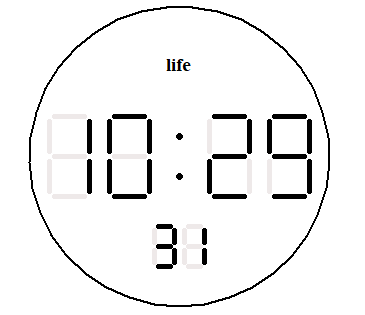

Write Python code to recreate this figure.
import turtle
from datetime import datetime


class DigitalTube:
    def __init__(self, pos, digit=0):
        """
        pos: the start pos of this digit(the begin point of "a" tube).
        digit : number for showing.
        """
        self.__digit = digit
        self.__pos = pos
        '''
        __changed: if this value is True, it means digit has been changed.
        _line_len: length of a tube.
        _pen_size: size of pen. 
        Obviously, _pen_size and _line_len determine the size of the number.
        '''
        self.__changed = True
        self._line_len = 30
        self._pen_size = 5
        self.ttl = turtle.Turtle()
        self.ttl.penup()
        # self.ttl.setpos(pos)
        self.ttl.pensize(self._pen_size)
        self.ttl.hideturtle()

    def set_value(self, digit):
        """
        Set __digit. and update the value of __changed.
        """
        if self.__digit != digit:
            self.__changed = True
            self.__digit = digit

    def draw(self):
        """
        7-segment digital tube like this:
             ___f___
            |      |
            |e     | g
            |__a___|
            |      |
            |d     | b
            |__c___|
        We draw it from "a" to "g". And __pos is the start of "a" tube.
        """
        if self.__changed:
            self.__changed = False
            self.ttl.clear()
            self.ttl.setpos(self.__pos)
            '''digit width is line length + pensize * 2;
                height is line length * 2 + pensize * 3.'''
            self.__draw_line(True) if self.__digit in [2, 3, 4, 5, 6, 8, 9] else self.__draw_line(False)
            self.__draw_line(True) if self.__digit in [0, 1, 3, 4, 5, 6, 7, 8, 9] else self.__draw_line(False)
            self.__draw_line(True) if self.__digit in [0, 2, 3, 5, 6, 8, 9] else self.__draw_line(False)
            self.__draw_line(True) if self.__digit in [0, 2, 6, 8] else self.__draw_line(False)
            # d -> e, go UP.
            self.ttl.left(90)
            self.__draw_line(True) if self.__digit in [0, 4, 5, 6, 8, 9] else self.__draw_line(False)
            self.__draw_line(True) if self.__digit in [0, 2, 3, 5, 6, 7, 8, 9] else self.__draw_line(False)
            self.__draw_line(True) if self.__digit in [0, 1, 2, 3, 4, 7, 8, 9] else self.__draw_line(False)
            # g end, go RIGHT.
            self.ttl.left(180)

    def __draw_line(self, is_draw):
        """
        During drawing, moving the pen _line_len forward.
        After having drawn one tube, We should turn the pen's direction 90 degrees to the right, For the next painting.
        Besides, to make this more like a digital tube, it should be left a gap between two lines
        """
        self.__draw_gap()
        # self.ttl.pendown() if is_draw else self.ttl.penup()
        self.ttl.pendown()
        if not is_draw:
            self.ttl.pencolor('#EEE9E9')
        else:
            self.ttl.pencolor("black")
        # line length.
        self.ttl.fd(self._line_len)
        self.__draw_gap()
        self.ttl.right(90)

    def __draw_gap(self):
        self.ttl.penup()
        # pensize
        self.ttl.fd(self._pen_size)


def main():
    now_time = datetime.now()
    now_time = now_time.strftime('%H:%M:%S')
    '''00:00 00  -> d1d2:d3d4 d5d6'''
    d1.set_value(int(now_time[0]))
    d2.set_value(int(now_time[1]))
    d3.set_value(int(now_time[3]))
    d4.set_value(int(now_time[4]))
    d5.set_value(int(now_time[6]))
    d6.set_value(int(now_time[7]))
    # t.screen.tracer(False)
    d1.draw()
    d2.draw()
    d3.draw()
    d4.draw()
    d5.draw()
    d6.draw()
    t.screen.tracer(True)
    double_dot()
    '''Considering the time of calculate and paint, we put time delay 950ms.
        (Unless this value is appropriate on my computer.)
        If we put 1000ms, there will be a two-second jump sometimes;
        and if the time is less than 950ms, it seems that there will be a brief pause.'''
    t.screen.ontimer(main, 950)


def double_dot():
    """
    Show double_dot between HOUR and MINUTE.
    """
    dd.clear()
    dd.hideturtle()
    dd.screen.tracer(False)
    dd.penup()
    '''Center of the dot dots is in the middle of the window.'''
    dd.setpos(0, 0)
    dd.left(90)
    dd.penup()
    # dot pos
    dd.fd(20)
    dd.pendown()
    # dot size
    dd.dot(7)
    dd.left(180)
    dd.penup()
    dd.fd(40)
    dd.pendown()
    dd.dot(7)
    dd.left(90)


t = turtle.Turtle()
dd = turtle.Turtle()
if __name__ == "__main__":
    # window size, and the pos where window show.
    t.screen.tracer(False)
    t.screen.setup(500, 400, 200, 200)
    # circle
    t.penup()
    t.setpos(0, -150)
    t.pendown()
    t.pensize(2)
    t.circle(150)
    t.hideturtle()
    # life
    t.penup()
    t.setpos(0, 80)
    t.write("life", align="center",
            font=("Times", 14, "bold"))

    d1 = DigitalTube((-130, 0))
    d2 = DigitalTube((-70, 0))
    d3 = DigitalTube((30, 0))
    d4 = DigitalTube((90, 0))

    d5 = DigitalTube((-25, -90))
    d6 = DigitalTube((5, -90))
    '''d5d6 are SECOND, we should reduce their size.'''
    d5._pen_size = 4
    d5._line_len = 12
    d6._pen_size = 4
    d6._line_len = 12

    main()
    t.screen.mainloop()
